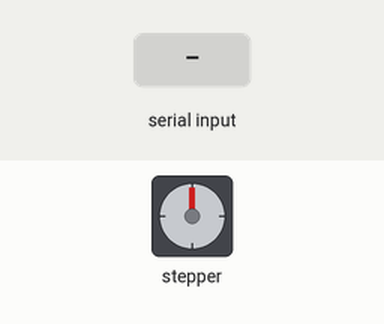
The sketch below on a simulated Arduino Uno, built with avr-gcc and run on an emulated ATmega328P. Parts: stepper motor. Inputs (shaded band) come from the test bench. Stepper angles assume 2048 steps per turn; what the sketch prints to the serial monitor is not drawn.

Above: at 1.2 s.
1.3 s: "90,45\n" received over Serial
At 3.7 s:
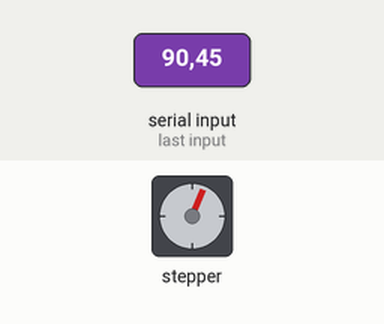
4.3 s: "30,150\n" received over Serial
At 6.4 s:
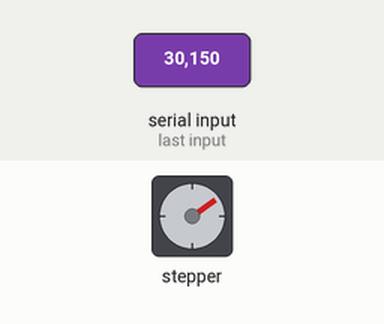
7.3 s: "90\n" received over Serial
At 9.4 s:
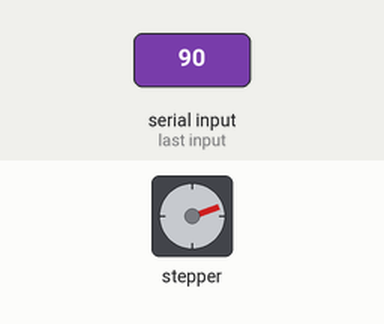
10.3 s: "200\n" received over Serial
At 12.6 s:
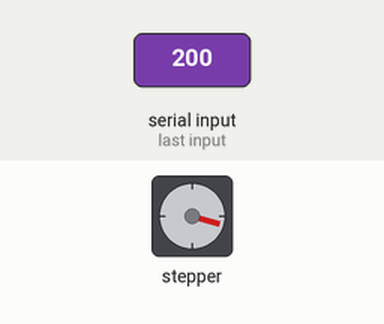
13.3 s: "90,45\n" received over Serial
At 15.5 s:
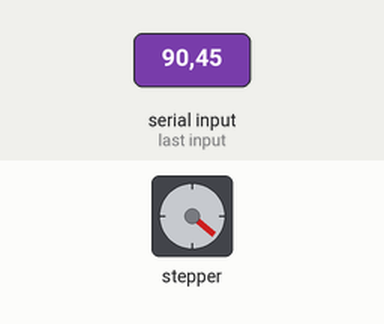
16.3 s: "30,150\n" received over Serial
At 18.4 s:
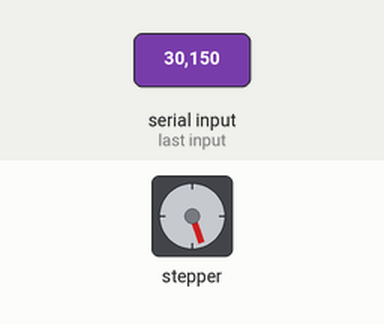
Timing chart, 0 to 19.9 s (numbered marks = the images above; inputs shaded):
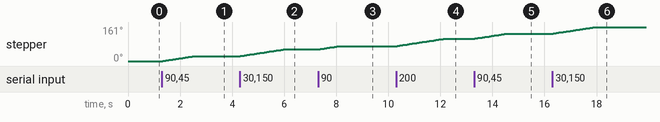

Measured:
- after the input at 1.3 s, stepper: turns 23° clockwise in 1.2 s, starting at once
- after the input at 4.3 s, stepper: turns 32° clockwise in 1.7 s, starting at once
- after the input at 7.3 s, stepper: turns 16° clockwise in 0.81 s, starting at once
- after the input at 10.3 s, stepper: turns 35° clockwise in 1.8 s, starting at once
- after the input at 13.3 s, stepper: turns 24° clockwise in 1.2 s, starting at once
- after the input at 16.3 s, stepper: turns 31° clockwise in 1.6 s, starting at once

The sketch:

C44-3.ino
```cpp
#include <Stepper.h>

int IN1=22;
int IN2=24;
int IN3=26;
int IN4=28;

//step motor 객체 생성
Stepper motor(64,IN1,IN2,IN3,IN4);

void setup(){

  //step motor pin 초기화
  for(int pin=IN1; pin<IN4; pin++)
  pinMode(pin, OUTPUT);

  Serial.begin(9600);
  motor.setSpeed(100);  //step motor speed 설정

  Serial.println("Speed : 100rpm");
  Serial.print("Enter steps :  ");
}

void loop(){
  if(Serial.available())
  {
    int steps = Serial.parseInt();
    Serial.println(steps);
    motor.step(steps);
    Serial.print("Enter steps :   ");

   }
}
```
